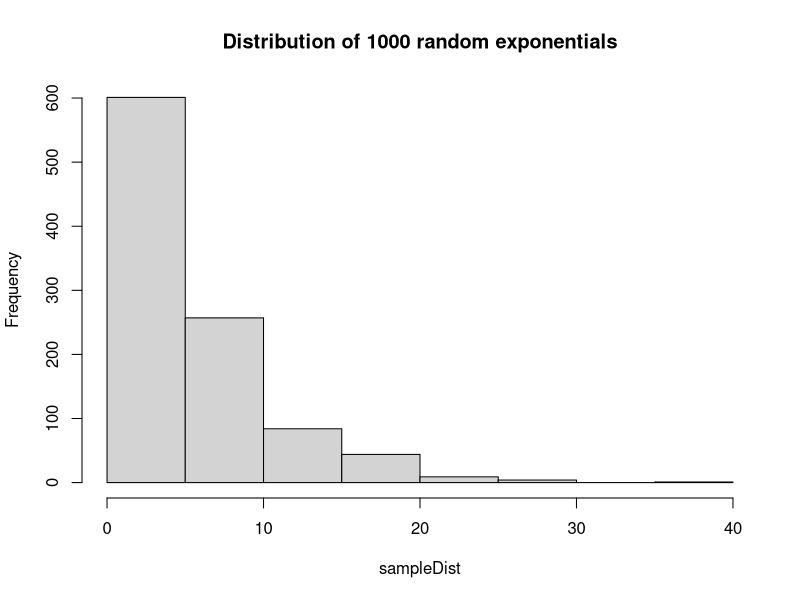
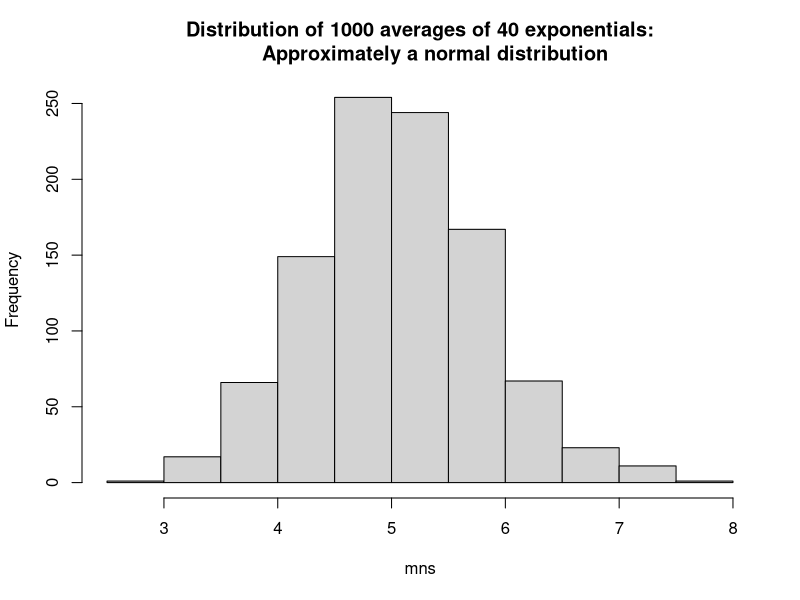
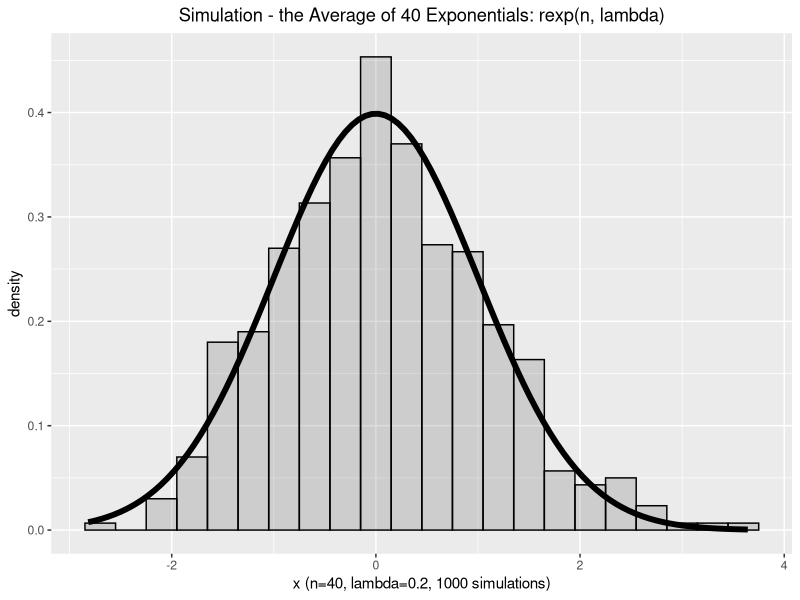

R code for these plots, in order:
## ---- chunk 1
knitr::opts_chunk$set(echo = TRUE)
library(ggplot2)
## ---- chunk 2
set.seed(10)
nosim <- 1000
simu<-rexp(nosim*40, 0.2)   # generate simulation 1000x40 values 
values<-matrix(simu, nosim) # put these values in matrix 1000 rows by 40 columns
means<-apply(values, 1, mean) # apply mean to each row (1 for row)

Smean<-mean(means) # sample mean
Svar<-var(means)   # sample variance

#Exponential Distribution, rexp(n,lambda) with lambda=0.2
#Theoretical mean = 1/lambda=1/0.2 = 5
#Theoretical standard deviation = 1/lambda = 1/0.2=5
#Theoretical variance = sd^2=5^2=25
## ---- chunk 3
# Distribution of a large collection of random exponentials (1000 samples)

sampleDist<-rexp(1000, 0.2)
hist(sampleDist, main="Distribution of 1000 random exponentials")

## ---- chunk 4
# Distribution of a large collection (1000 samples) of averages of 40 exponentials

mns=NULL
for (i in 1:1000) mns=c(mns, mean(rexp(40, 0.2)))
hist(mns, main="Distribution of 1000 averages of 40 exponentials:
     Approximately a normal distribution")
## ---- chunk 5
cfunc <- function(x, n) sqrt(n)*(mean(x)-5)/5  # (x-mu)/(sigma/sqrt(n))
dat <- data.frame(x = apply(values, 1, cfunc, 40))

g <- ggplot(dat, aes(x = x)) + geom_histogram(alpha = .20, 
	binwidth=0.3, colour = "black", aes(y = ..density..)) 
g + stat_function(fun = dnorm, size = 2)+labs(title="Simulation - the Average of 40 Exponentials: rexp(n, lambda)", x="x (n=40, lambda=0.2, 1000 simulations)")+theme(plot.title=element_text(hjust=0.5))
## ---- chunk 6
#Question#1: load data ToothGrowth"

data("ToothGrowth")
dim(ToothGrowth)
str(ToothGrowth)
unique(ToothGrowth$dose)
## ---- chunk 7
g1<-ToothGrowth$len[1:30]; g2<-ToothGrowth$len[31:60]
t.test(g1,g2, paired=FALSE)$conf
## ---- chunk 8
low<-ToothGrowth$len[ToothGrowth$dose==0.5]
mid<-ToothGrowth$len[ToothGrowth$dose==1]
high<-ToothGrowth$len[ToothGrowth$dose==2]

t.test(mid,low)$conf; t.test(high, low)$conf; t.test(high, mid)$conf
